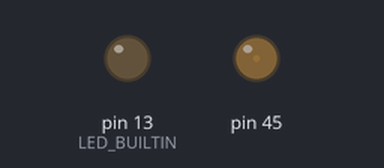
Simulated run of this sketch. Board: Arduino Mega 2560, built with avr-gcc and run on an emulated ATmega2560. Shown: output pins drawn as LEDs (lit = HIGH).

Above: at 0.05 s.
At 1.15 s:
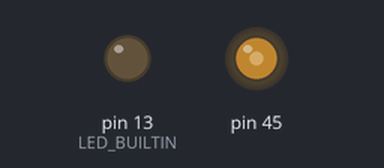
At 2.3 s:
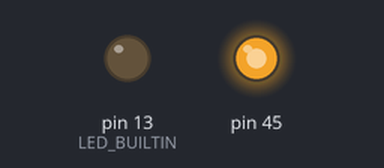
At 4.55 s:
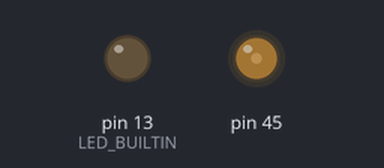
Timing chart, 0 to 6.6 s (numbered marks = the images above):
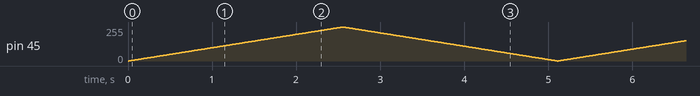

The sketch:

builtinfade.ino
```cpp
void setup()
{
  //Arduino Nano also has a builtin LED and a Macro to use it.
  pinMode(LED_BUILTIN, OUTPUT);
}
void loop()
{
  for(int i = 0; i < 255; i++)
  {int   x=(i);
    //Set the LED pin to HIGH. This gives power to the LED and turns it on
    analogWrite(45, x);
    delay(10);
  }
    for(int i = 0; i < 255; i++)
  {int   x=(255-i);
    //Set the LED pin to HIGH. This gives power to the LED and turns it on
    analogWrite(45, x);
    delay(10);
  }
}
```
